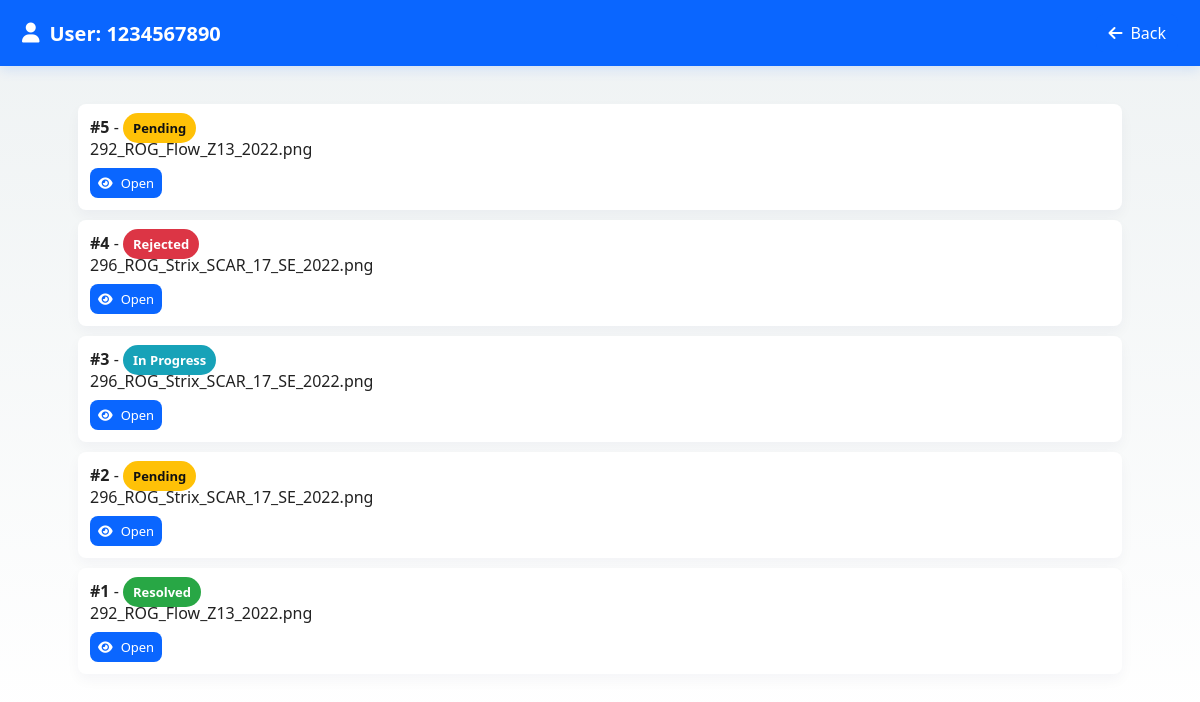
The page /admin_user/1234567890 (signed in) on the database its author committed.
### tables this page shows
CREATE TABLE complaints (
                        id INTEGER PRIMARY KEY AUTOINCREMENT,
                        user_phone TEXT NOT NULL,
                        name TEXT,
                        phone TEXT,
                        district TEXT,
                        block TEXT,
                        gp TEXT,
                        village TEXT,
                        post TEXT,
                        pincode TEXT,
                        department TEXT,
                        complaint TEXT,
                        proof TEXT, status TEXT DEFAULT 'Pending', admin_proof TEXT, updated_at TEXT,
                        FOREIGN KEY(user_phone) REFERENCES users(phone)
                    );

### Civicissueproject/tempCodeRunnerFile.py (the view)
@app.route("/admin_user/<user_phone>")
@admin_required
def admin_user_view(user_phone):
    complaints = get_user_complaints(user_phone)
    return render_template("admin_user_view.html", complaints=complaints, user_phone=user_phone)

### Civicissueproject/tempCodeRunnerFile.py (called while the page is built)
def get_user_complaints(user_phone):
    conn = sqlite3.connect(DB_NAME)
    c = conn.cursor()
    c.execute("""
        SELECT id, user_phone, name, phone, district, block, gp, village, post, pincode, department, complaint, proof, status, admin_proof, updated_at
        FROM complaints WHERE user_phone=? ORDER BY id DESC
    """, (user_phone,))
    rows = c.fetchall()
    conn.close()
    return rows

def admin_required(fn):
    from functools import wraps
    @wraps(fn)
    def wrapper(*args, **kwargs):
        if session.get("role") != "admin":
            flash("Admin access required", "danger")
            return redirect(url_for("admin_login"))
        return fn(*args, **kwargs)
    return wrapper

### Civicissueproject/templates/admin_user_view.html (shortened to what this page needs)
<!DOCTYPE html>
<html lang="en">
<head>
  <link rel="stylesheet" href="{{ url_for('static', filename='css/admin_styles.css') }}">
  <link rel="stylesheet" href="https://cdnjs.cloudflare.com/ajax/libs/font-awesome/6.5.0/css/all.min.css">
</head>
<body>
  <header class="admin-header">
    <h1><i class="fas fa-user"></i> User: {{ user_phone }}</h1>
    <div><a class="btn" href="{{ url_for('admin_dashboard') }}"><i class="fas fa-arrow-left"></i> Back</a></div>
  </header>
  <main class="admin-main">
    <section class="complaints-list">
      {% for row in complaints %}
      <div class="mini-card">
        <div><strong>#{{ row[0] }}</strong> - <span class="pill {{ (row[13] or 'Pending')|lower|replace(' ', '-') }}">{{ row[13] or 'Pending' }}</span></div>
        <div>{{ row[12][:120] ~ ('...' if row[12]|length > 120 else '') }}</div>
        <div style="margin-top:8px;">
          <a class="btn small" href="{{ url_for('admin_complaint_view', cid=row[0]) }}"><i class="fas fa-eye"></i> Open</a>
        </div>
      </div>
      {% else %}
      <p>No complaints from this user.</p>
      {% endfor %}
    </section>
  </main>
</body>
</html>

### Civicissueproject/static/css/admin_styles.css (style rules this page uses)
:root { --primary: #0a66ff; --muted: #6b7280; --bg: linear-gradient(180deg,#eef2f3,#fff); --card: #fff; }
* { box-sizing:border-box }
body { margin:0; font-family: "Segoe UI", Arial, sans-serif; background:var(--bg); color:#222; }
.admin-header { display:flex; justify-content:space-between; align-items:center; background:var(--primary); color:#fff; padding:14px 22px; box-shadow:0 4px 12px rgba(10,102,255,.12); }
.admin-header h1 { margin:0; font-size:20px; display:flex; gap:10px; align-items:center }
.admin-main { padding:20px 28px; max-width:1100px; margin:18px auto }
.pill { padding:6px 10px; border-radius:999px; color:#fff; font-weight:700; font-size:13px }
.pill.pending { background:#ffc107; color:#111 }
.pill.in-progress { background:#17a2b8 }
.pill.resolved { background:#28a745 }
.pill.rejected { background:#dc3545 }
.btn { display:inline-flex; align-items:center; gap:8px; padding:8px 12px; border-radius:8px; text-decoration:none; color:#fff; background:var(--primary); border:0; cursor:pointer }
.btn.small { padding:6px 8px; font-size:13px }
.mini-card { background:var(--card); padding:12px; border-radius:8px; margin-bottom:10px; box-shadow:0 6px 14px rgba(12,37,77,.04) }

### rows shown on the page
complaints: id "5", status "Pending", proof "292_ROG_Flow_Z13_2022.png"
complaints: id "4", status "Rejected", proof "296_ROG_Strix_SCAR_17_SE_2022.png"
complaints: id "3", status "In Progress", proof "296_ROG_Strix_SCAR_17_SE_2022.png"
complaints: id "2", status "Pending", proof "296_ROG_Strix_SCAR_17_SE_2022.png"
complaints: id "1", status "Resolved", proof "292_ROG_Flow_Z13_2022.png"

### other values the page prints
{{ user_phone }} "1234567890"
